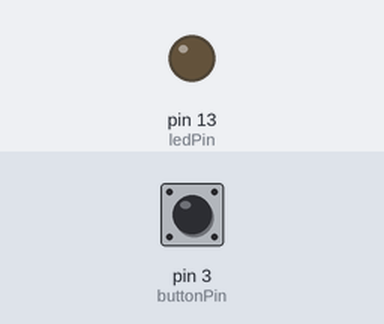
The sketch below on a simulated Arduino Uno, built with avr-gcc and run on an emulated ATmega328P. Shown: output pins drawn as LEDs (lit = HIGH). The inputs (shaded band) are chosen by the test bench; at power-on: pin 3 (buttonPin) HIGH.

Above: at 1.2 s.
1.3 s: pin 3 (buttonPin) pulled LOW for 0.15 s
At 1.8 s:
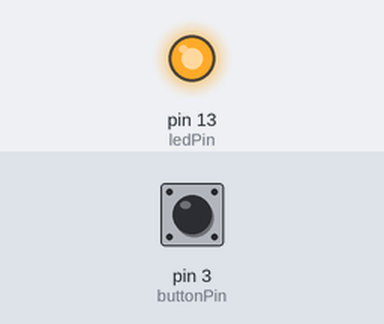
2.9 s: pin 3 (buttonPin) pulled LOW for 1 s
At 4.2 s:
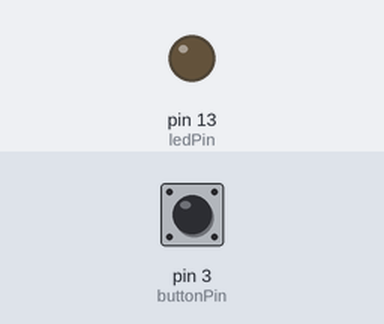
5.4 s: pin 3 (buttonPin) pulled LOW for 3.2 s
At 6.1 s:
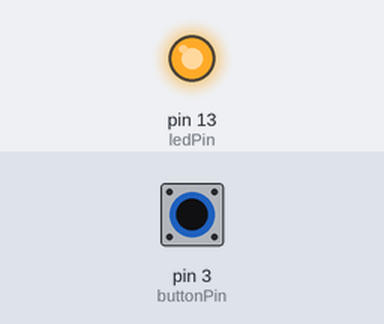
Timing chart, 0 to 8.4 s (numbered marks = the images above; inputs shaded):
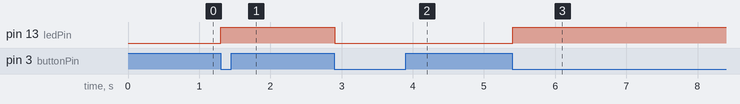

The sketch:

toggle_led_using_single_push_button.ino
```cpp
const int buttonPin = 3; // the pin that the pushbutton is connected to
const int ledPin = 13; // the pin that the LED is connected to

int buttonState = 0; // variable for reading the pushbutton status
int lastButtonState = 0; // variable for storing the last pushbutton status

void setup() {
  pinMode(buttonPin, INPUT_PULLUP); // set the pushbutton pin as input
  pinMode(ledPin, OUTPUT); // set the LED pin as output
}

void loop() {
  // read the current state of the pushbutton
  buttonState = digitalRead(buttonPin);

  // check if the button is pressed
  if (buttonState == LOW && lastButtonState == HIGH) {
    // toggle the LED
    digitalWrite(ledPin, !digitalRead(ledPin));
  }

  // save the current button state for the next iteration
  lastButtonState = buttonState;

  // add a short delay to debounce the button
  delay(50);
}
```

Measured:
- after the input at 1.3 s, pin 13 (ledPin): LOW → HIGH at once
- after the input at 2.9 s, pin 13 (ledPin): HIGH → LOW at once
- after the input at 5.4 s, pin 13 (ledPin): LOW → HIGH at once
